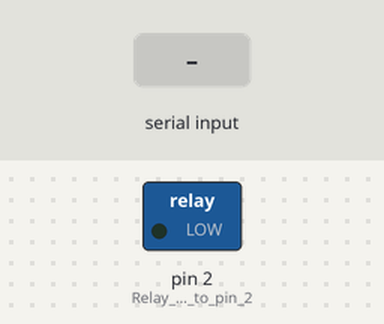
The sketch below on a simulated Arduino Uno, built with avr-gcc and run on an emulated ATmega328P. Shown: switched loads named in the sketch (green lamp = pin HIGH). The inputs (shaded band) are chosen by the test bench.

Above: at 1.2 s.
1.3 s: "1" received over Serial
At 2.6 s:
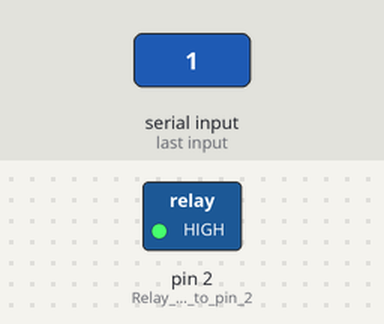
2.9 s: "0" received over Serial
At 3.8 s:
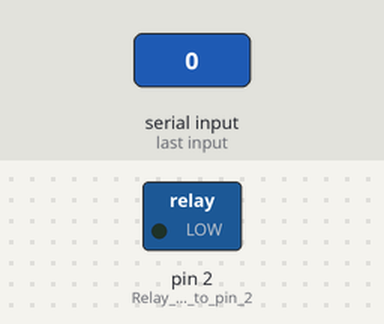
Timing chart, 0 to 5.9 s (numbered marks = the images above; inputs shaded):
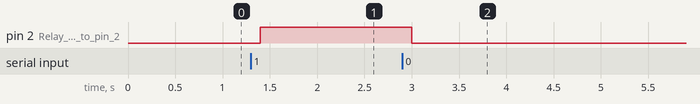

The sketch:

Arduino_Code.ino
```cpp
void setup() {
    Serial.begin(9600); // Start Serial Communication
    pinMode(2, OUTPUT); // Relay connected to pin 2
}

void loop() {
    if (Serial.available()) {
        char command = Serial.read(); // Read command from Raspberry Pi
        if (command == '1') {
            digitalWrite(2, HIGH); // Turn on the appliance
        } else if (command == '0') {
            digitalWrite(2, LOW); // Turn off the appliance
        }
    }
    delay(100);
}
```

Measured:
- after the input at 1.3 s, pin 2 (Relay_connected_to_pin_2): LOW → HIGH after 0.10 s
- after the input at 2.9 s, pin 2 (Relay_connected_to_pin_2): HIGH → LOW after 0.10 s
